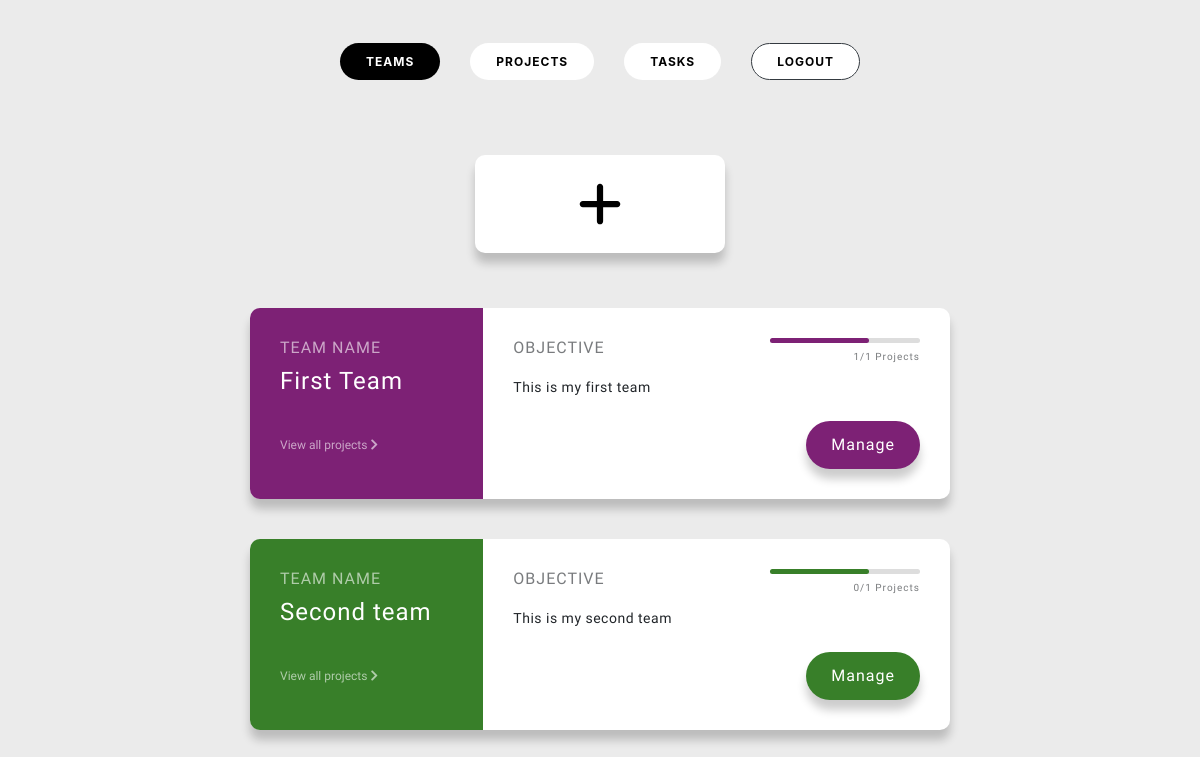
The app's page /teams (signed in), older data.
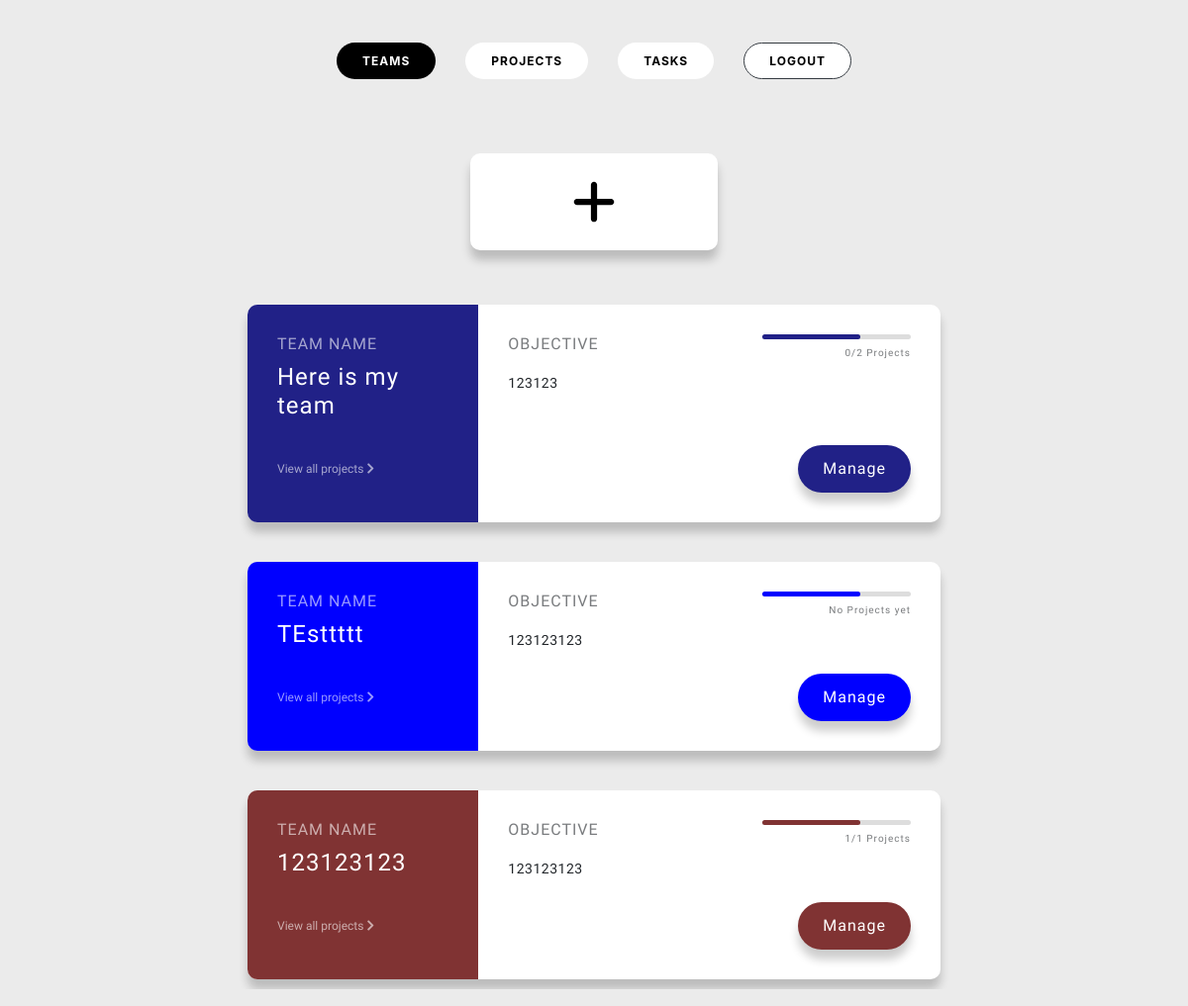
The same page, newer data.
### network/models.py (models this page shows, shortened)
class Team(models.Model):
    name = models.CharField(max_length=255)
    objective = models.TextField()
    color = models.CharField(max_length=7)
    members = models.ManyToManyField(User, related_name='teams', default=None, null=True,)
    created_by = models.ForeignKey(User, on_delete=models.SET_NULL, null=True, related_name='created_teams')
    def completed_projects_count(self):
        return self.project_set.filter(is_completed=True).count()

### network/views.py (the view)
# urls.py: path("teams", views.teams, name="teams"),
def teams(request):
    current_user = request.user
    teams = current_user.teams.all()
    context = {
        'teams': teams,
    }
    return render(request, "network/teams.html", context)

### network/templates/network/teams.html (shortened to what this page needs)
{% extends "network/layout.html" %}
{% block body %}
<div class="teams_wrapper">
    <div class="team_container w-25 m-auto">
        <a href="{% url 'create_team'%}">
            <div class="team white_bg p-4">
            </div>
        </a>
    </div>
    {% for team in teams %}
    <div class="team_container">
        <div class="team row">
            <div class="team-preview col-4" style="background-color: {{ team.color }}">
                <h6>Team Name</h6>
                <h2>{{ team.name }}</h2>
                <a href="#" onclick="viewProjects({{ team.id }})">View all projects <i class="fas fa-chevron-right"></i></a>
            </div>
            <div class="team-info col-8">
                <div class="progress-container">
                    <div class="progress bar_color_{{ team.id }}"></div>
                    {% if team.project_set.all.count > 0 %}
                        <span class="progress-text">
                            {{ team.completed_projects_count }}/{{ team.project_set.all.count }} Projects
                        </span>
                    {% else %}
                        <span class="progress-text">No Projects yet</span>
                    {% endif %}
                </div>
                <h6>Objective</h6>
                <p>{{ team.objective }}</p>
                <button class="btn btn_team" style="background-color: {{ team.color }}" onclick="manageTeam({{ team.id }})">Manage</button>
            </div>
        </div>
    </div>
    {% endfor %}
</div>
{% endblock %}

Row changes from the older to the newer data that the page shows:
removed Team: name "First Team", completed_projects_count "1", project_set.all.count "1", objective "This is my first team"
removed Team: name "Second team", completed_projects_count "0", project_set.all.count "1", objective "This is my second team"
added Team: name "Here is my team", completed_projects_count "0", project_set.all.count "2", objective "123123"
added Team: name "TEsttttt", shows "No Projects yet", objective "123123123"
added Team: name "123123123", completed_projects_count "1", project_set.all.count "1", objective "123123123"
